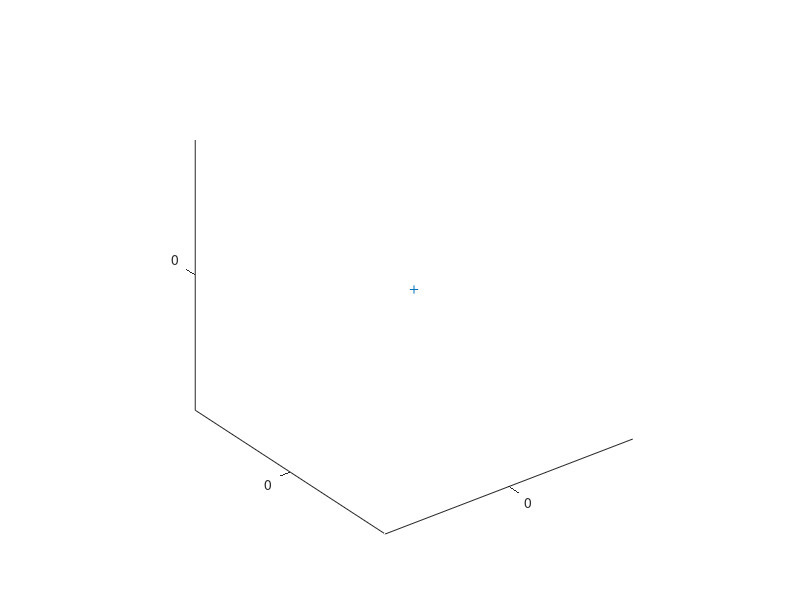

Recreate this plot in MATLAB. (Note: this script raises an error after producing the figure.)
path = 'data';
filenames={'Mercury.txt','Venus.txt','Earth.txt','Mars.txt','Jupiter.txt','Saturn.txt','Uranus.txt','Neptune.txt','Pluto.txt'};
N = 4;%length(filenames);
data = cell(N,1);
formatSpec = '%f %f %f %f %f';
plot3(0,0,0,'+');
axis equal
hold on;
for i = 1:N
  filename = fullfile(path,filenames{i});
  disp(filename)
  fid = fopen(filename);
  thisline = '';
  while ~feof(fid) && ~strcmp(thisline,'$$SOE')
    thisline = fgetl(fid);
  end
  C = cell(0,5);
  thisline = '';
  while ~feof(fid) && ~strcmp(thisline,'$$EOE')
    thisline = fgetl(fid);
    C(end+1,:) = textscan(thisline,formatSpec,1);
  end
  %  C(end,:)=[];
  C = {cat(1,C{1:end-1,1}),cat(1,C{1:end-1,2}),cat(1,C{1:end-1,3}),cat(1,C{1:end-1,4}),cat(1,C{1:end-1,5})};

  x = C{4}.*sin(C{2}*pi/180).*cos(C{3}*pi/180);
  y = C{4}.*sin(C{2}*pi/180).*sin(C{3}*pi/180);
  z = C{4}.*cos(C{2}*pi/180);
  data{i} = [cat(1,C{1:end,1}),x,y,z];
  plot3(x,y,z,'.');
end
hold off

G = 6.67384e-11; % N (m / kg)^2, N = kg m / s^2
AUPerM = 149597870700; % m
Msun = 1.989e30; % kg
sPerDay = 24*60*60; % s
GM = G*Msun/AUPerM^3*sPerDay^2; % (kg m / s^2) (m / kg)^2 kg (AU^3 / m^3) (s^2 / day^2) = (AU^3 / day^2)
dt = 0.1;
t = 0;
r = cell(size(data,1),2);
v = cell(size(data,1),2);
h = cell(size(data,1),2);
for i = 1:size(data,1)
  p = data{i};
  v{i} = (p(2,2:end)-p(1,2:end))/(p(2,1)-p(1,1));
  r{i} = p(1,2:end);
  h{i} = [];
end
hold on;
while true;
  for i = 1:size(data,1)
    a = -GM/norm(r{i},2)^3 * r{i};
    t = t+dt;
    r{i} = r{i}+v{i}*dt;
    v{i} = v{i}+a*dt;
    delete(h{i})
    h{i} = plot3(r{i}(1),r{i}(2),r{i}(3),'ok');
  end
  drawnow;
end
hold off;
